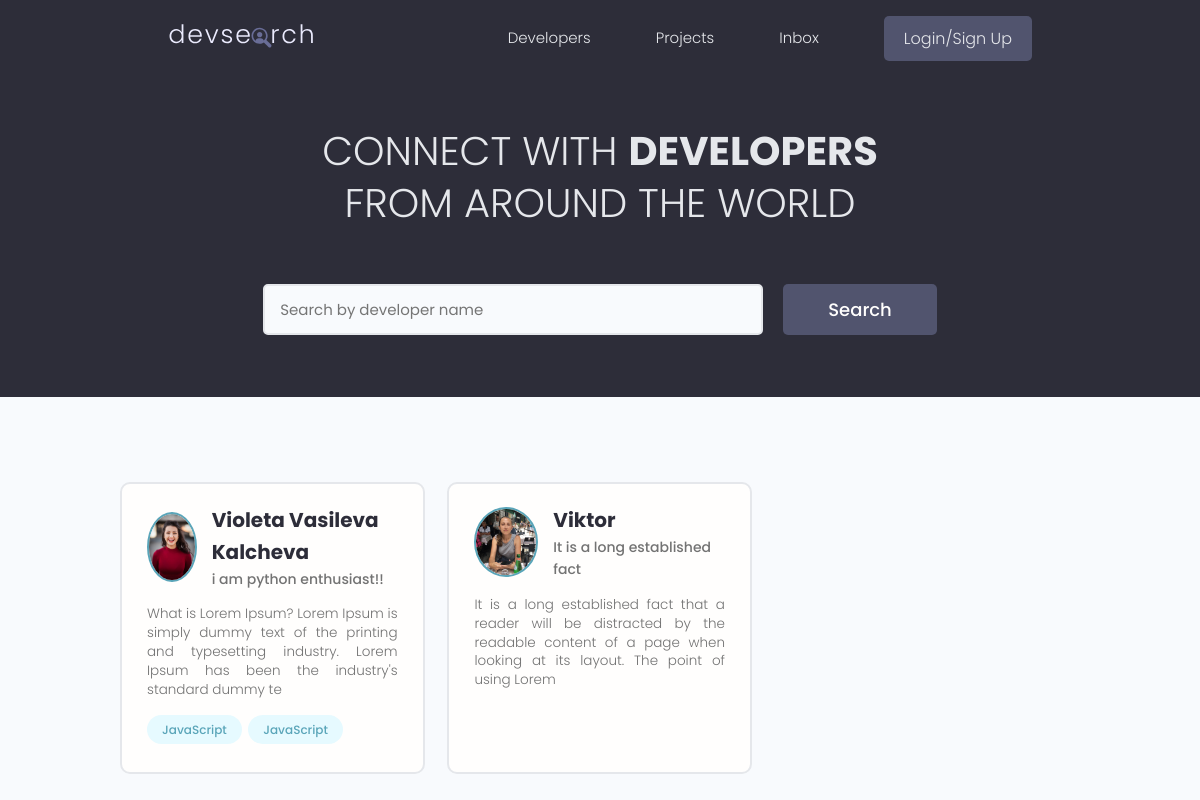
The app's page /, older data.
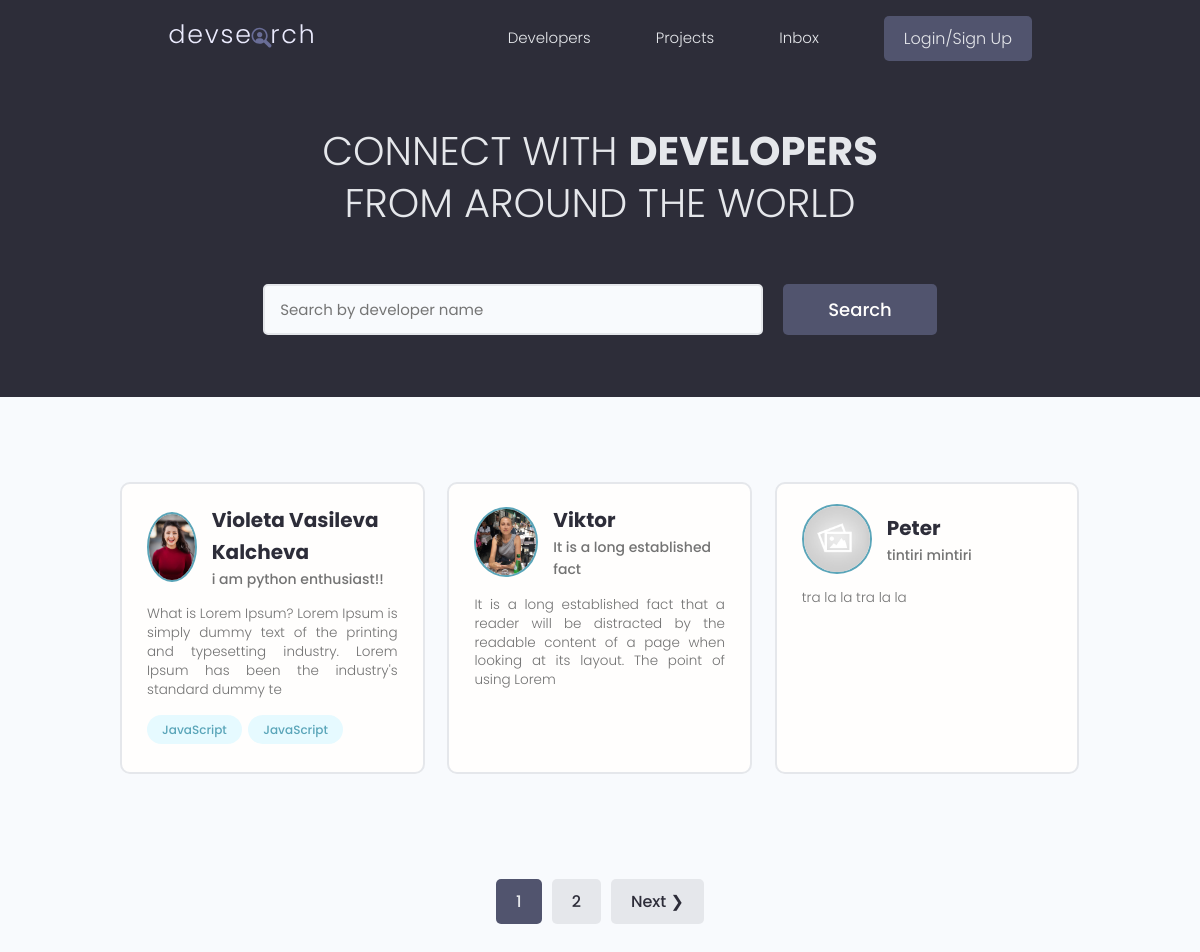
The same page, newer data.
### users/models.py (models this page shows, shortened)
class Profile(models.Model):
    user = models.OneToOneField(User, on_delete=models.CASCADE)
    name = models.CharField(max_length=200,null=True, blank=True)
    username = models.CharField(max_length=200,null=True, blank=True)
    location = models.CharField(max_length=200, null=True, blank=True)
    short_intro = models.CharField(max_length=200, blank=True, null=True)
    bio = models.TextField(blank=True, null=True)
    profile_image = models.ImageField(null=True, blank=True, upload_to='profiles/', default='profiles/default.jpg')
    email = models.EmailField(max_length=500, null=True, blank=True)
    social_github = models.CharField(max_length=200, blank=True, null=True)
    social_twitter = models.CharField(max_length=200, blank=True, null=True)
    social_linkedin = models.CharField(max_length=200, blank=True, null=True)
    social_youtube = models.CharField(max_length=200, blank=True, null=True)
    social_website = models.CharField(max_length=200, blank=True, null=True)
    created = models.DateTimeField(auto_now_add=True)
    id = models.UUIDField(default=uuid.uuid4, unique=True, primary_key=True, editable=False)

class Skill(models.Model):
    owner = models.ForeignKey(Profile, null=True, blank=True, on_delete=models.CASCADE)
    name = models.CharField(max_length=200, null=True, blank=True)
    description = models.TextField(null=True, blank=True)
    created = models.DateTimeField(auto_now_add=True, null=True, blank=True)
    id = models.UUIDField(default=uuid.uuid4, unique=True, primary_key=True, editable=False)

### users/views.py (the view)
# urls.py: path("", views.profiles, name="profiles"),
def profiles(request):
    profiles, search_query = search_profiles(request)
    custom_range, profiles = paginate_profiles(request, profiles, 3)
    context = {
        'profiles': profiles,
        'search_query': search_query,
        'custom_range': custom_range
    }
    return render(request, 'users/profiles.html', context)

### users/utils.py (called while the page is built)
def paginate_profiles(request, profiles, result):
    page = request.GET.get('page')
    paginator = Paginator(profiles, result)
    try:
        profiles = paginator.page(page)
    except PageNotAnInteger:
        page = 1
        profiles = paginator.page(page)
    except EmptyPage:
        page = paginator.num_pages
        profiles = paginator.page(page)
    left_index = (int(page) - 4)
    if left_index < 1:
        left_index = 1
    right_index = (int(page) + 5)
    if right_index > paginator.num_pages:
        right_index = paginator.num_pages + 1
    custom_range = range(left_index, right_index)
    return custom_range, profiles

def search_profiles(request):
    search_query = ''
    if request.GET.get('search_query'):
        search_query = request.GET.get('search_query')
    skills = Skill.objects.filter(name__icontains=search_query)
    profiles = Profile.objects.distinct().filter(
        Q(name__icontains=search_query)|
        Q(short_intro__icontains=search_query)|
        Q(skill__in=skills)
    )
    return profiles, search_query

### users/templates/users/profiles.html (shortened to what this page needs)
{% extends 'main.html' %}
{% block content %}
    <main class="home">
        <section class="hero-section text-center">
            <div class="container container--narrow">
                <div class="hero-section__box">
                    <h2>CONNECT WITH <span>DEVELOPERS</span></h2>
                    <h2>FROM AROUND THE WORLD</h2>
                </div>
                <div class="hero-section__search">
                    <form class="form" action="{% url 'profiles' %}" method="get">
                        <div class="form__field">
                            <input class="input input--text" id="formInput#search" type="text" name="search_query"
                                   value="{{ search_query }}" placeholder="Search by developer name"/>
                        </div>
                        <input class="btn btn--sub btn--lg" type="submit" value="Search"/>
                    </form>
                </div>
            </div>
        </section>
        <section class="devlist">
            <div class="container">
                <div class="grid grid--three">
                    {% for profile in profiles %}
                        <div class="column card">
                            <div class="dev">
                                <a href="{% url 'user-profile' profile.id %}" class="card__body">
                                    <div class="dev__profile">
                                        <img class="avatar avatar--md"
                                             src="{{ profile.profile_image.url }}" alt="image"/>
                                        <div class="dev__meta">
                                            <h3>{{ profile.name }}</h3>
                                            <h5>{{ profile.short_intro|slice:"60" }}</h5>
                                        </div>
                                    </div>
                                    <p class="dev__info">
                                        {{ profile.bio|slice:"150" }}
                                    </p>
                                    <div class="dev__skills">
                                        {% for skill in profile.skill_set.all %}
                                            <span class="tag tag--pill tag--main">
                                            <small>JavaScript</small>
                                        </span>
                                        {% endfor %}
                                    </div>
                                </a>
                            </div>
                        </div>
                    {% endfor %}
                </div>
            </div>
        </section>
        {% include 'pagination.html' with queryset=profiles custom_range=custom_range %}
    </main>
{% endblock %}

Row changes from the older to the newer data that the page shows:
added Profile: profile_image (placeholder picture), name "Peter", short_intro "tintiri mintiri", bio "tra la la tra la la"
Text that changed along with them:
new list line: "1"
new list line: "2"
text now shown: "Next ❯"
